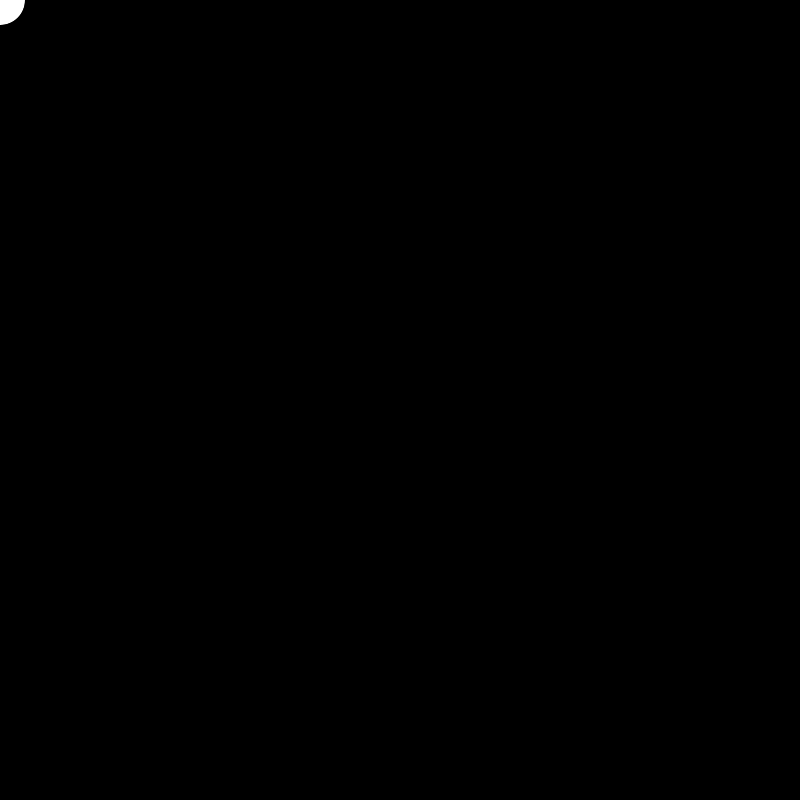
Frame 1 (no input)
Frame 60 (the mouse pressed at the canvas centre just before this capture): identical to frame 1, image omitted
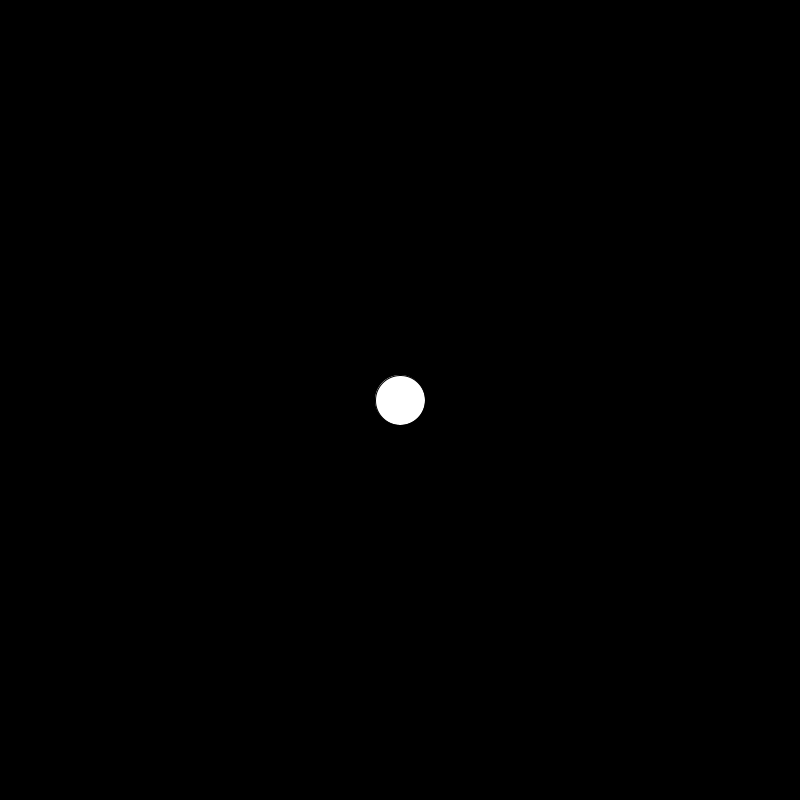
Frame 120 (the mouse held since frame 60 and released just before this capture)

The Processing sketch that drew these frames (run headless with seeded random() and noise(); from frame 60 on, the mouse is pressed at the canvas centre):

// Processing sketch: Fotograma
// ── Fotograma.pde
// Comandos que se ejecutan una sola vez
void setup () {
  size(800, 800);
  background(0);
}

void draw () {  
  background (0);
  ellipse(mouseX, mouseY, 50, 50);
}
